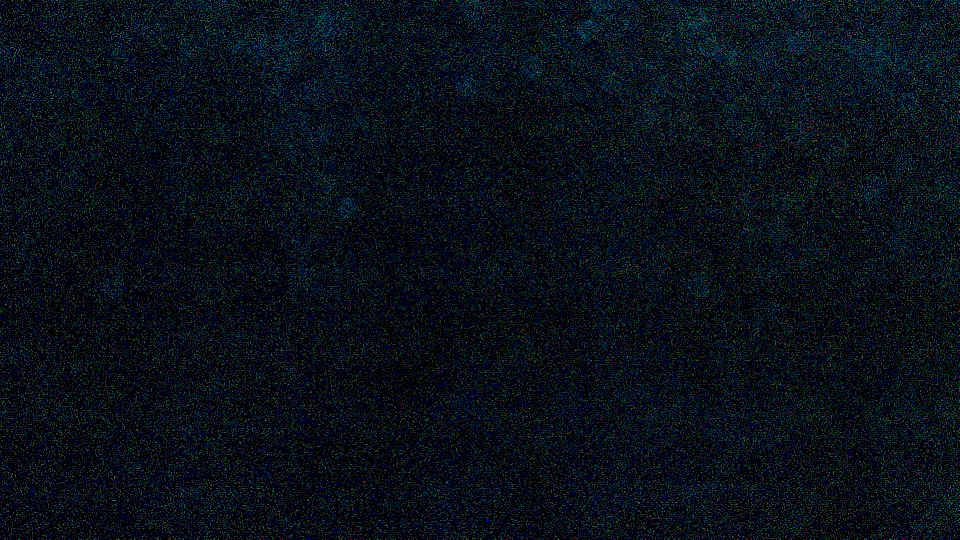
#> input picture drone-system/vision-hardware/IMX219/downward_test_snapshot.png, 960 x 540 px
$ python -i rdk_imx219_jupyter_preview.py   (imports and definitions only)   (older library calls are emulated)
#> lines starting #> are read from the running program, lines starting #| are printed output that depends on the picture
#> further down, picture is the input picture: shape (540, 960, 3); mean B, G, R 25.1, 16.2, 9.4
import json
import subprocess
import threading
import time
from datetime import datetime
from pathlib import Path

import cv2
import numpy as np

try:
    import ipywidgets as widgets
    from IPython.display import display
except ImportError:
    widgets = None
    display = None


DEVICE = "/dev/video6"
SENSOR_SUBDEVICE = "/dev/v4l-subdev1"
PRODUCER = "/app/cdev_demo/v4l2/rdk_imx219_stream"

RAW_WIDTH = 1920
RAW_HEIGHT = 1080
DISPLAY_WIDTH = 960
DISPLAY_HEIGHT = 540
FRAME_BYTES = RAW_WIDTH * RAW_HEIGHT * 3 // 2
JPEG_QUALITY = 65

__all__ = [
    "VisionSystem",
    "IMX219VisionSystem",
    "run_preview",
    "capture_frame",
    "set_camera_controls",
    "apply_color_correction",
    "apply_fast_denoise",
    "draw_color_detections",
    "draw_red_square_detections",
]


# [179 lines left out: functions _require_jupyter_display, set_camera_controls, read_exact, apply_color_correction, apply_fast_denoise, draw_color_detections and 1 more, not called in this run]


def draw_red_square_detections(
    image,
    minimum_area=600,
    maximum_side_ratio=1.35,
    maximum_corner_cosine=0.45,
):
#> called with minimum_area = 600, maximum_side_ratio = 1.35, maximum_corner_cosine = 0.45
    hsv = cv2.cvtColor(image, cv2.COLOR_BGR2HSV)
#> hsv: shape (540, 960, 3); mean H, S, V 105.4, 201.9, 26.2
    lower_red = cv2.inRange(
        hsv,
        np.array((0, 65, 45), dtype=np.uint8),
        np.array((12, 255, 255), dtype=np.uint8),
    )
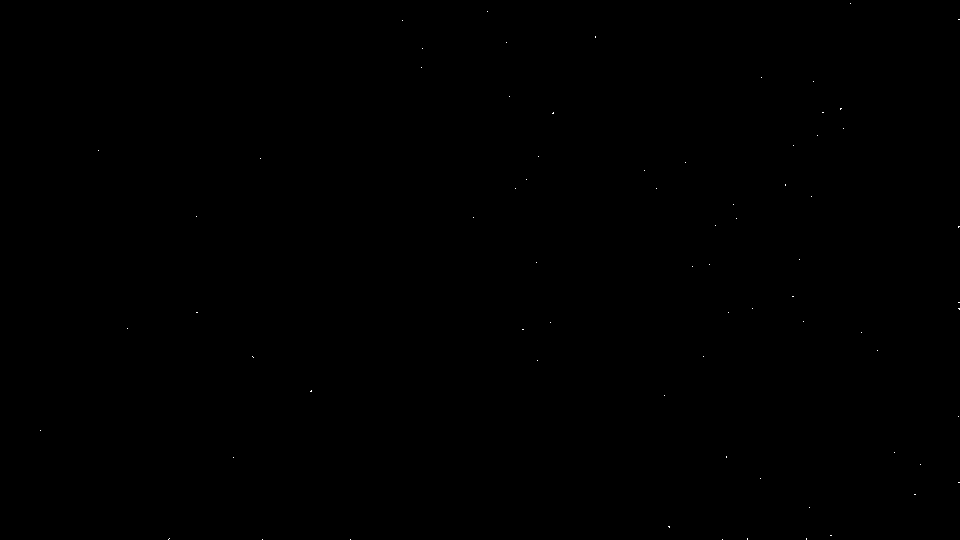
#> lower_red: shape (540, 960); 0.02% white in thin lines or dots
    upper_red = cv2.inRange(
        hsv,
        np.array((165, 65, 45), dtype=np.uint8),
        np.array((179, 255, 255), dtype=np.uint8),
    )
#> upper_red: shape (540, 960); 0.05% white in thin lines or dots
    mask = cv2.bitwise_or(lower_red, upper_red)
#> mask: shape (540, 960); 0.07% white in thin lines or dots
    kernel = cv2.getStructuringElement(cv2.MORPH_RECT, (5, 5))
    mask = cv2.morphologyEx(mask, cv2.MORPH_OPEN, kernel)
#> mask: shape (540, 960); every value is 0
    mask = cv2.morphologyEx(mask, cv2.MORPH_CLOSE, kernel)

    contours, _ = cv2.findContours(
        mask,
        cv2.RETR_EXTERNAL,
        cv2.CHAIN_APPROX_SIMPLE,
    )
#> contours = []
    detections = []

    for contour in contours:
        area = cv2.contourArea(contour)
        if area < minimum_area:
            continue

        perimeter = cv2.arcLength(contour, True)
        polygon = cv2.approxPolyDP(contour, 0.035 * perimeter, True)
        if len(polygon) != 4 or not cv2.isContourConvex(polygon):
            continue

        points = polygon.reshape(4, 2)
        corner_cosines = [
            abs(
                _corner_cosine(
                    points[(index - 1) % 4],
                    points[index],
                    points[(index + 1) % 4],
                )
            )
            for index in range(4)
        ]
        if max(corner_cosines) > maximum_corner_cosine:
            continue

        _, (rotated_width, rotated_height), _ = cv2.minAreaRect(contour)
        shorter_side = min(rotated_width, rotated_height)
        longer_side = max(rotated_width, rotated_height)
        if shorter_side < 1 or longer_side / shorter_side > maximum_side_ratio:
            continue

        rectangle_area = rotated_width * rotated_height
        if rectangle_area <= 0 or area / rectangle_area < 0.65:
            continue

        left, top, width, height = cv2.boundingRect(polygon)
        center_x = left + width // 2
        center_y = top + height // 2
        detections.append(
            {
                "label": "RED_SQUARE",
                "area": int(area),
                "center": (center_x, center_y),
                "box": (left, top, width, height),
                "side_ratio": round(float(longer_side / shorter_side), 3),
            }
        )

        cv2.polylines(image, [polygon], True, (0, 255, 0), 3)
        cv2.circle(image, (center_x, center_y), 5, (0, 255, 255), -1)
        label = f"RED SQUARE ({center_x},{center_y})"
        label_y = max(24, top - 8)
        cv2.putText(
            image,
            label,
            (left, label_y),
            cv2.FONT_HERSHEY_SIMPLEX,
            0.6,
            (0, 255, 0),
            2,
            cv2.LINE_AA,
        )
#> this loop made 0 passes
#> after the loop, detections = []

    return detections


# [394 lines left out: functions run_preview, _query_camera_controls, _query_video_format, _summarize_bgr, _summarize_luma, capture_frame, not called in this run]


class IMX219VisionSystem:
    # [218 lines left out: functions __init__, open, _capture_loop, not called in this run]

    def is_camera_open(self):
        return self.camera_open and self.running

    def get_frame(self):
        with self.frame_lock:
            return self.frame.copy() if self.frame is not None else None

    # [222 lines left out: functions get_image_center, set_processing_params, preprocess_frame, detect_main_contour, detect_color, detect_color_objects and 1 more, not called in this run]

    def detect_color_triangle(self, shape="triangle", color="red"):
        return self.detect_color_shape(shape=shape, color=color)

    # [89 lines left out: functions detect_circle_type, detect_circles, _update_bright_spots, not called in this run]

    def get_bright_spots(self):
        with self.detection_lock:
            return self.centers.copy()

    # [29 lines left out: functions get_annotated_bright_frame, check_bright_spot_in_zone, not called in this run]

    def reset_bright_detection(self):
        self.detection_enabled = True

    # [218 lines left out: functions show_frame, show_bright_frame, set_controls, detect_colors, detect_red_squares, detect_shape and 2 more, not called in this run]

    def reopen(self):
        self.close()
        return self.open()

    def release(self):
        self.close()

    # [4 lines left out: function __enter__, not called in this run]

    def __exit__(self, exc_type, exc_value, traceback):
        self.close()


VisionSystem = IMX219VisionSystem

>>> import cv2
>>> picture = cv2.imread('downward_test_snapshot.png')
>>> result = draw_red_square_detections(picture)
#> result = []
